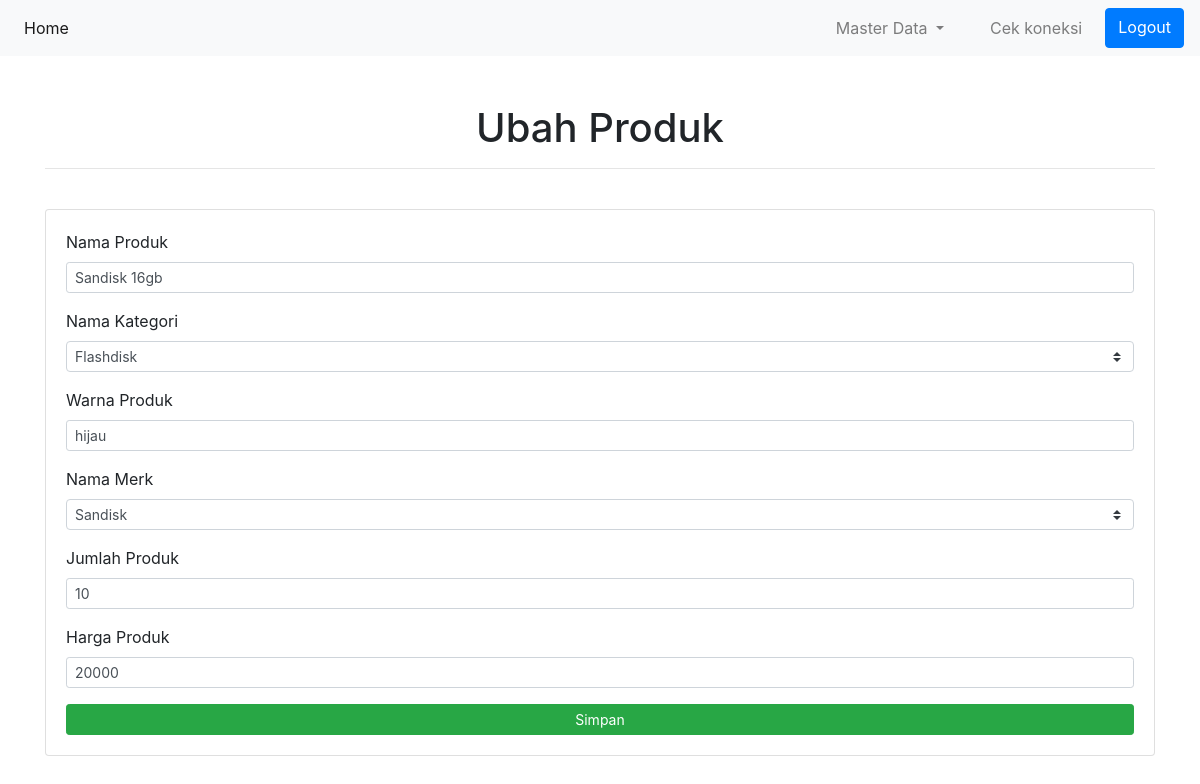
The page /views/produk/edit.php?id_produk=15 (signed in) on the database its author committed.
### tables this page shows
CREATE TABLE `produk` (
  `id_produk` int(15) NOT NULL,
  `nama_produk` varchar(255) NOT NULL,
  `warna` varchar(255) NOT NULL,
  `jumlah` int(15) NOT NULL,
  `harga` int(15) NOT NULL,
  `id_merk` int(15) NOT NULL,
  `id_kategori` int(15) NOT NULL
);

CREATE TABLE `kategori_produk` (
  `id_kategori` int(15) NOT NULL,
  `nama_kategori` varchar(255) NOT NULL
);

CREATE TABLE `merk` (
  `id_merk` int(15) NOT NULL,
  `nama_merk` varchar(255) NOT NULL
);

### views/produk/edit.php (the view, shortened to what this page needs)
<?php
 include '../../controller/koneksi.php';
$id =($_GET['id_produk']);
$categoriQuery = "SELECT * FROM kategori_produk;";
	$merkQuery = "SELECT * FROM merk;";
	$query = "SELECT nama_produk, warna, jumlah, harga, p.id_merk, nama_merk, p.id_kategori, nama_kategori FROM produk p INNER JOIN merk m ON p.id_merk=m.id_merk INNER JOIN kategori_produk kp ON p.id_kategori=kp.id_kategori WHERE p.id_produk=$id";
	$result = mysqli_fetch_array(mysqli_query($koneksi, $query));
	$categories = mysqli_query($koneksi, $categoriQuery);
	$merk = mysqli_query($koneksi, $merkQuery);
?>
<!DOCTYPE html>
<html lang="en">
<head>
	<link rel="stylesheet" href="../../assets/css/bootstrap.min.css" />
</head>
<body>
	<nav class="navbar navbar-expand-lg navbar-light bg-light">
		<div class="collapse navbar-collapse" id="navbarSupportedContent">
			<ul class="navbar-nav mr-auto">
				<li class="nav-item active">
					<a class="nav-link" href="../../index.php">Home <span class="sr-only">(current)</span></a>
				</li>
			</ul>
			<form class="form-inline my-2 my-lg-0">
				<ul class="navbar-nav mr-auto">
					<li class="nav-item dropdown" style="padding-right: 30px;" >
						<a class="nav-link dropdown-toggle" href="#" id="navbarDropdown" role="button" data-toggle="dropdown" aria-haspopup="true" aria-expanded="false">
							Master Data
						</a>
					</li>
					<li class="nav-item" style="padding-right: 15px;">
						<a class="nav-link" href="../../controller/koneksi.php">Cek koneksi</a>
					</li>
					<a class="btn btn-primary" href="../../controller/pelanggan/logout.php">Logout</a>
				</ul>
			</form>
		</div>
	</nav>
	<div class="container pt-5">
		<h1> <center>Ubah Produk</center></h1>
		<hr /> <br />
		<div class="card">
			<div class="card-body">
				<form action="../../controller/produk/update.php" method="POST">
				  <div class="form-group">
				    <label for="nama-produk">Nama Produk</label>
				    <input type="text" class="form-control form-control-sm" name="nama-produk" placeholder="Masukkan Nama Produk" value="<?= $result['nama_produk'] ?>">
				  </div>
				  <div class="form-group">
				    <label for="nama-kategori">Nama Kategori</label>
					  <select class="custom-select custom-select-sm" name="kategori-produk">
					  	<?php foreach ($categories as $categori) { ?>
						    <option value="<?= $categori['id_kategori']; ?>" <?= ($result['id_kategori'] === $categori['id_kategori']) ? 'selected' : ''; ?>> <?= $categori['nama_kategori']; ?> </option>
					  	<?php } ?>
					  </select>
				  </div>
				  <div class="form-group">
				    <label for="warna-produk">Warna Produk</label>
				    <input type="text" class="form-control form-control-sm" name="warna-produk" placeholder="Masukkan Warna Produk" value="<?= $result['warna'] ?>">
				  </div>
				  <div class="form-group">
				    <label for="nama-merk">Nama Merk</label>
					  <select class="custom-select custom-select-sm" name="merk-produk">
					  	<?php foreach ($merk as $v) { ?>
						    <option value="<?= $v['id_merk']; ?>" <?= ($result['id_merk'] === $v['id_merk']) ? 'selected' : ''; ?>> <?= $v['nama_merk']; ?> </option>
					  	<?php } ?>
					  </select>
				  </div>
				  <div class="form-group">
				    <label for="jumlah-produk">Jumlah Produk</label>
				    <input type="text" class="form-control form-control-sm" name="jumlah-produk" placeholder="Masukkan Jumlah Produk" value="<?= $result['jumlah'] ?>">
				  </div>
				  <div class="form-group">
				    <label for="harga-produk">Harga Produk</label>
				    <input type="text" class="form-control form-control-sm" name="harga-produk" placeholder="Masukkan Harga Produk" value="<?= $result['harga'] ?>">
				  </div>
				  <button type="submit" class="w-100 btn btn-sm btn-success">Simpan</button>
				</form>
			</div>
		</div>
	</div>
</body>
</html>

### rows shown on the page
produk: nama-produk "Sandisk 16gb", kategori-produk "Flashdisk", warna-produk "hijau", merk-produk "Sandisk", jumlah-produk "10", harga-produk "20000"
